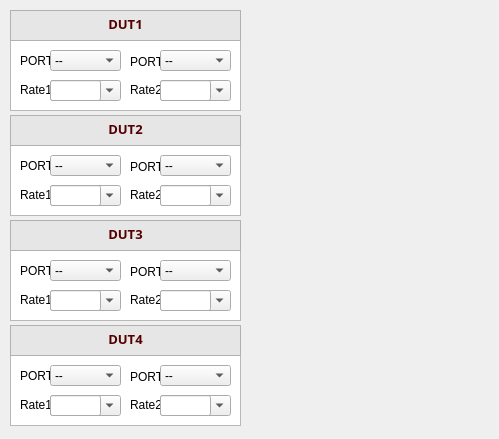
      <widget class="QWidget" name="scrollAreaWidgetContents">
       <property name="geometry">
        <rect>
         <x>0</x>
         <y>0</y>
         <width>499</width>
         <height>439</height>
        </rect>
       </property>
       <widget class="QTextBrowser" name="textBrowser_20">
        <property name="enabled">
         <bool>true</bool>
        </property>
        <property name="geometry">
         <rect>
          <x>10</x>
          <y>10</y>
          <width>231</width>
          <height>101</height>
         </rect>
        </property>
        <property name="html">
         <string>&lt;!DOCTYPE HTML PUBLIC &quot;-//W3C//DTD HTML 4.0//EN&quot; &quot;http://www.w3.org/TR/REC-html40/strict.dtd&quot;&gt;
&lt;html&gt;&lt;head&gt;&lt;meta name=&quot;qrichtext&quot; content=&quot;1&quot; /&gt;&lt;style type=&quot;text/css&quot;&gt;
p, li { white-space: pre-wrap; }
&lt;/style&gt;&lt;/head&gt;&lt;body style=&quot; font-family:'SimSun'; font-size:9pt; font-weight:400; font-style:normal;&quot;&gt;
&lt;p style=&quot;-qt-paragraph-type:empty; margin-top:0px; margin-bottom:0px; margin-left:0px; margin-right:0px; -qt-block-indent:0; text-indent:0px;&quot;&gt;&lt;br /&gt;&lt;/p&gt;&lt;/body&gt;&lt;/html&gt;</string>
        </property>
        <property name="textInteractionFlags">
         <set>Qt::TextBrowserInteraction</set>
        </property>
       </widget>
       <widget class="QTextBrowser" name="textBrowser_21">
        <property name="enabled">
         <bool>true</bool>
        </property>
        <property name="geometry">
         <rect>
          <x>10</x>
          <y>115</y>
          <width>231</width>
          <height>101</height>
         </rect>
        </property>
        <property name="html">
         <string>&lt;!DOCTYPE HTML PUBLIC &quot;-//W3C//DTD HTML 4.0//EN&quot; &quot;http://www.w3.org/TR/REC-html40/strict.dtd&quot;&gt;
&lt;html&gt;&lt;head&gt;&lt;meta name=&quot;qrichtext&quot; content=&quot;1&quot; /&gt;&lt;style type=&quot;text/css&quot;&gt;
p, li { white-space: pre-wrap; }
&lt;/style&gt;&lt;/head&gt;&lt;body style=&quot; font-family:'SimSun'; font-size:9pt; font-weight:400; font-style:normal;&quot;&gt;
&lt;p align=&quot;center&quot; style=&quot; margin-top:0px; margin-bottom:0px; margin-left:0px; margin-right:0px; -qt-block-indent:0; text-indent:0px;&quot;&gt;&lt;span style=&quot; font-family:'Arial Black'; font-size:10pt; font-weight:600;&quot;&gt;DUT2&lt;/span&gt;&lt;/p&gt;&lt;/body&gt;&lt;/html&gt;</string>
        </property>
        <property name="textInteractionFlags">
         <set>Qt::TextBrowserInteraction</set>
        </property>
       </widget>
       <widget class="QTextBrowser" name="textBrowser_22">
        <property name="enabled">
         <bool>true</bool>
        </property>
        <property name="geometry">
         <rect>
          <x>10</x>
          <y>220</y>
          <width>231</width>
          <height>101</height>
         </rect>
        </property>
        <property name="html">
         <string>&lt;!DOCTYPE HTML PUBLIC &quot;-//W3C//DTD HTML 4.0//EN&quot; &quot;http://www.w3.org/TR/REC-html40/strict.dtd&quot;&gt;
&lt;html&gt;&lt;head&gt;&lt;meta name=&quot;qrichtext&quot; content=&quot;1&quot; /&gt;&lt;style type=&quot;text/css&quot;&gt;
p, li { white-space: pre-wrap; }
&lt;/style&gt;&lt;/head&gt;&lt;body style=&quot; font-family:'SimSun'; font-size:9pt; font-weight:400; font-style:normal;&quot;&gt;
&lt;p style=&quot;-qt-paragraph-type:empty; margin-top:0px; margin-bottom:0px; margin-left:0px; margin-right:0px; -qt-block-indent:0; text-indent:0px;&quot;&gt;&lt;br /&gt;&lt;/p&gt;&lt;/body&gt;&lt;/html&gt;</string>
        </property>
        <property name="textInteractionFlags">
         <set>Qt::TextBrowserInteraction</set>
        </property>
       </widget>
       <widget class="QTextBrowser" name="textBrowser_23">
        <property name="enabled">
         <bool>true</bool>
        </property>
        <property name="geometry">
         <rect>
          <x>10</x>
          <y>325</y>
          <width>231</width>
          <height>101</height>
         </rect>
        </property>
        <property name="html">
         <string>&lt;!DOCTYPE HTML PUBLIC &quot;-//W3C//DTD HTML 4.0//EN&quot; &quot;http://www.w3.org/TR/REC-html40/strict.dtd&quot;&gt;
&lt;html&gt;&lt;head&gt;&lt;meta name=&quot;qrichtext&quot; content=&quot;1&quot; /&gt;&lt;style type=&quot;text/css&quot;&gt;
p, li { white-space: pre-wrap; }
&lt;/style&gt;&lt;/head&gt;&lt;body style=&quot; font-family:'SimSun'; font-size:9pt; font-weight:400; font-style:normal;&quot;&gt;
&lt;p style=&quot;-qt-paragraph-type:empty; margin-top:0px; margin-bottom:0px; margin-left:0px; margin-right:0px; -qt-block-indent:0; text-indent:0px;&quot;&gt;&lt;br /&gt;&lt;/p&gt;&lt;/body&gt;&lt;/html&gt;</string>
        </property>
        <property name="textInteractionFlags">
         <set>Qt::TextBrowserInteraction</set>
        </property>
       </widget>
       <widget class="QTextBrowser" name="textBrowser_24">
        <property name="enabled">
         <bool>true</bool>
        </property>
        <property name="geometry">
         <rect>
          <x>10</x>
          <y>10</y>
          <width>231</width>
          <height>31</height>
         </rect>
        </property>
        <property name="font">
         <font>
          <family>Arial Black</family>
          <weight>75</weight>
          <bold>true</bold>
         </font>
        </property>
        <property name="styleSheet">
         <string notr="true">background-color: rgb(230, 230, 230);
color: rgb(85, 0, 0);</string>
        </property>
        <property name="html">
         <string>&lt;!DOCTYPE HTML PUBLIC &quot;-//W3C//DTD HTML 4.0//EN&quot; &quot;http://www.w3.org/TR/REC-html40/strict.dtd&quot;&gt;
&lt;html&gt;&lt;head&gt;&lt;meta name=&quot;qrichtext&quot; content=&quot;1&quot; /&gt;&lt;style type=&quot;text/css&quot;&gt;
p, li { white-space: pre-wrap; }
&lt;/style&gt;&lt;/head&gt;&lt;body style=&quot; font-family:'Arial Black'; font-size:9pt; font-weight:600; font-style:normal;&quot;&gt;
&lt;p align=&quot;center&quot; style=&quot; margin-top:0px; margin-bottom:0px; margin-left:0px; margin-right:0px; -qt-block-indent:0; text-indent:0px;&quot;&gt;&lt;span style=&quot; font-size:10pt;&quot;&gt;DUT1&lt;/span&gt;&lt;/p&gt;&lt;/body&gt;&lt;/html&gt;</string>
        </property>
       </widget>
       <widget class="QTextBrowser" name="textBrowser_25">
        <property name="enabled">
         <bool>true</bool>
        </property>
        <property name="geometry">
         <rect>
          <x>10</x>
          <y>115</y>
          <width>231</width>
          <height>31</height>
         </rect>
        </property>
        <property name="font">
         <font>
          <family>Arial Black</family>
          <weight>75</weight>
          <bold>true</bold>
         </font>
        </property>
        <property name="styleSheet">
         <string notr="true">background-color: rgb(230, 230, 230);
color: rgb(85, 0, 0);</string>
        </property>
        <property name="html">
         <string>&lt;!DOCTYPE HTML PUBLIC &quot;-//W3C//DTD HTML 4.0//EN&quot; &quot;http://www.w3.org/TR/REC-html40/strict.dtd&quot;&gt;
&lt;html&gt;&lt;head&gt;&lt;meta name=&quot;qrichtext&quot; content=&quot;1&quot; /&gt;&lt;style type=&quot;text/css&quot;&gt;
p, li { white-space: pre-wrap; }
&lt;/style&gt;&lt;/head&gt;&lt;body style=&quot; font-family:'Arial Black'; font-size:9pt; font-weight:600; font-style:normal;&quot;&gt;
&lt;p align=&quot;center&quot; style=&quot; margin-top:0px; margin-bottom:0px; margin-left:0px; margin-right:0px; -qt-block-indent:0; text-indent:0px;&quot;&gt;&lt;span style=&quot; font-size:10pt;&quot;&gt;DUT2&lt;/span&gt;&lt;/p&gt;&lt;/body&gt;&lt;/html&gt;</string>
        </property>
       </widget>
       <widget class="QTextBrowser" name="textBrowser_26">
        <property name="enabled">
         <bool>true</bool>
        </property>
        <property name="geometry">
         <rect>
          <x>10</x>
          <y>220</y>
          <width>231</width>
          <height>31</height>
         </rect>
        </property>
        <property name="font">
         <font>
          <family>Arial Black</family>
          <weight>75</weight>
          <bold>true</bold>
         </font>
        </property>
        <property name="styleSheet">
         <string notr="true">background-color: rgb(230, 230, 230);
color: rgb(85, 0, 0);</string>
        </property>
        <property name="html">
         <string>&lt;!DOCTYPE HTML PUBLIC &quot;-//W3C//DTD HTML 4.0//EN&quot; &quot;http://www.w3.org/TR/REC-html40/strict.dtd&quot;&gt;
&lt;html&gt;&lt;head&gt;&lt;meta name=&quot;qrichtext&quot; content=&quot;1&quot; /&gt;&lt;style type=&quot;text/css&quot;&gt;
p, li { white-space: pre-wrap; }
&lt;/style&gt;&lt;/head&gt;&lt;body style=&quot; font-family:'Arial Black'; font-size:9pt; font-weight:600; font-style:normal;&quot;&gt;
&lt;p align=&quot;center&quot; style=&quot; margin-top:0px; margin-bottom:0px; margin-left:0px; margin-right:0px; -qt-block-indent:0; text-indent:0px;&quot;&gt;&lt;span style=&quot; font-size:10pt;&quot;&gt;DUT3&lt;/span&gt;&lt;/p&gt;&lt;/body&gt;&lt;/html&gt;</string>
        </property>
       </widget>
       <widget class="QTextBrowser" name="textBrowser_27">
        <property name="enabled">
         <bool>true</bool>
        </property>
        <property name="geometry">
         <rect>
          <x>10</x>
          <y>325</y>
          <width>231</width>
          <height>31</height>
         </rect>
        </property>
        <property name="font">
         <font>
          <family>Arial Black</family>
          <weight>75</weight>
          <bold>true</bold>
         </font>
        </property>
        <property name="styleSheet">
         <string notr="true">background-color: rgb(230, 230, 230);
color: rgb(85, 0, 0);</string>
        </property>
        <property name="html">
         <string>&lt;!DOCTYPE HTML PUBLIC &quot;-//W3C//DTD HTML 4.0//EN&quot; &quot;http://www.w3.org/TR/REC-html40/strict.dtd&quot;&gt;
&lt;html&gt;&lt;head&gt;&lt;meta name=&quot;qrichtext&quot; content=&quot;1&quot; /&gt;&lt;style type=&quot;text/css&quot;&gt;
p, li { white-space: pre-wrap; }
&lt;/style&gt;&lt;/head&gt;&lt;body style=&quot; font-family:'Arial Black'; font-size:9pt; font-weight:600; font-style:normal;&quot;&gt;
&lt;p align=&quot;center&quot; style=&quot; margin-top:0px; margin-bottom:0px; margin-left:0px; margin-right:0px; -qt-block-indent:0; text-indent:0px;&quot;&gt;&lt;span style=&quot; font-size:10pt;&quot;&gt;DUT4&lt;/span&gt;&lt;/p&gt;&lt;/body&gt;&lt;/html&gt;</string>
        </property>
       </widget>
       <widget class="QLabel" name="label_3">
        <property name="geometry">
         <rect>
          <x>20</x>
          <y>70</y>
          <width>71</width>
          <height>39</height>
         </rect>
        </property>
        <property name="sizePolicy">
         <sizepolicy hsizetype="Fixed" vsizetype="Preferred">
          <horstretch>0</horstretch>
          <verstretch>0</verstretch>
         </sizepolicy>
        </property>
        <property name="text">
         <string>Rate1</string>
        </property>
       </widget>
       <widget class="QLineEdit" name="leCOM">
        <property name="geometry">
         <rect>
          <x>50</x>
          <y>80</y>
          <width>51</width>
          <height>21</height>
         </rect>
        </property>
        <property name="maxLength">
         <number>10</number>
        </property>
       </widget>
       <widget class="QLabel" name="label_4">
        <property name="geometry">
         <rect>
          <x>20</x>
          <y>41</y>
          <width>41</width>
          <height>39</height>
         </rect>
        </property>
        <property name="sizePolicy">
         <sizepolicy hsizetype="Fixed" vsizetype="Preferred">
          <horstretch>0</horstretch>
          <verstretch>0</verstretch>
         </sizepolicy>
        </property>
        <property name="text">
         <string>PORT1</string>
        </property>
       </widget>
       <widget class="QComboBox" name="cbComIndex">
        <property name="geometry">
         <rect>
          <x>50</x>
          <y>50</y>
          <width>71</width>
          <height>21</height>
         </rect>
        </property>
        <item>
         <property name="text">
          <string>--</string>
         </property>
        </item>
       </widget>
       <widget class="QComboBox" name="cbComBaud">
        <property name="geometry">
         <rect>
          <x>50</x>
          <y>80</y>
          <width>71</width>
          <height>21</height>
         </rect>
        </property>
        <item>
         <property name="text">
          <string>9600</string>
         </property>
        </item>
        <item>
         <property name="text">
          <string>74880</string>
         </property>
        </item>
        <item>
         <property name="text">
          <string>115200</string>
         </property>
        </item>
        <item>
         <property name="text">
          <string>921600</string>
         </property>
        </item>
        <item>
         <property name="text">
          <string>custom</string>
         </property>
        </item>
       </widget>
       <widget class="QLabel" name="label_6">
        <property name="geometry">
         <rect>
          <x>130</x>
          <y>42</y>
          <width>41</width>
          <height>39</height>
         </rect>
        </property>
        <property name="sizePolicy">
         <sizepolicy hsizetype="Fixed" vsizetype="Preferred">
          <horstretch>0</horstretch>
          <verstretch>0</verstretch>
         </sizepolicy>
        </property>
        <property name="text">
         <string>PORT2</string>
        </property>
       </widget>
       <widget class="QLabel" name="label_7">
        <property name="geometry">
         <rect>
          <x>130</x>
          <y>70</y>
          <width>71</width>
          <height>39</height>
         </rect>
        </property>
        <property name="sizePolicy">
         <sizepolicy hsizetype="Fixed" vsizetype="Preferred">
          <horstretch>0</horstretch>
          <verstretch>0</verstretch>
         </sizepolicy>
        </property>
        <property name="text">
         <string>Rate2</string>
        </property>
       </widget>
       <widget class="QLineEdit" name="leCOM_2">
        <property name="geometry">
         <rect>
          <x>160</x>
          <y>80</y>
          <width>51</width>
          <height>21</height>
         </rect>
        </property>
        <property name="maxLength">
         <number>10</number>
        </property>
       </widget>
       <widget class="QComboBox" name="cbComIndex_2">
        <property name="geometry">
         <rect>
          <x>160</x>
          <y>50</y>
          <width>71</width>
          <height>21</height>
         </rect>
        </property>
        <item>
         <property name="text">
          <string>--</string>
         </property>
        </item>
       </widget>
       <widget class="QComboBox" name="cbComBaud_2">
        <property name="geometry">
         <rect>
          <x>160</x>
          <y>80</y>
          <width>71</width>
          <height>21</height>
         </rect>
        </property>
        <item>
         <property name="text">
          <string>9600</string>
         </property>
        </item>
        <item>
         <property name="text">
          <string>74880</string>
         </property>
        </item>
        <item>
         <property name="text">
          <string>115200</string>
         </property>
        </item>
        <item>
         <property name="text">
          <string>921600</string>
         </property>
        </item>
        <item>
         <property name="text">
          <string>custom</string>
         </property>
        </item>
       </widget>
       <widget class="QLabel" name="label_8">
        <property name="geometry">
         <rect>
          <x>130</x>
          <y>147</y>
          <width>41</width>
          <height>39</height>
         </rect>
        </property>
        <property name="sizePolicy">
         <sizepolicy hsizetype="Fixed" vsizetype="Preferred">
          <horstretch>0</horstretch>
          <verstretch>0</verstretch>
         </sizepolicy>
        </property>
        <property name="text">
         <string>PORT2</string>
        </property>
       </widget>
       <widget class="QComboBox" name="cbComIndex_3">
        <property name="geometry">
         <rect>
          <x>160</x>
          <y>155</y>
          <width>71</width>
          <height>21</height>
         </rect>
        </property>
        <item>
         <property name="text">
          <string>--</string>
         </property>
        </item>
       </widget>
       <widget class="QLabel" name="label_9">
        <property name="geometry">
         <rect>
          <x>20</x>
          <y>175</y>
          <width>71</width>
          <height>39</height>
         </rect>
        </property>
        <property name="sizePolicy">
         <sizepolicy hsizetype="Fixed" vsizetype="Preferred">
          <horstretch>0</horstretch>
          <verstretch>0</verstretch>
         </sizepolicy>
        </property>
        <property name="text">
         <string>Rate1</string>
        </property>
       </widget>
       <widget class="QLabel" name="label_10">
        <property name="geometry">
         <rect>
          <x>20</x>
          <y>146</y>
          <width>41</width>
          <height>39</height>
         </rect>
        </property>
        <property name="sizePolicy">
         <sizepolicy hsizetype="Fixed" vsizetype="Preferred">
          <horstretch>0</horstretch>
          <verstretch>0</verstretch>
         </sizepolicy>
        </property>
        <property name="text">
         <string>PORT1</string>
        </property>
       </widget>
       <widget class="QLineEdit" name="leCOM_3">
        <property name="geometry">
         <rect>
          <x>160</x>
          <y>185</y>
          <width>51</width>
          <height>21</height>
         </rect>
        </property>
        <property name="maxLength">
         <number>10</number>
        </property>
       </widget>
       <widget class="QLineEdit" name="leCOM_4">
        <property name="geometry">
         <rect>
          <x>50</x>
          <y>185</y>
          <width>51</width>
          <height>21</height>
         </rect>
        </property>
        <property name="maxLength">
         <number>10</number>
        </property>
       </widget>
       <widget class="QComboBox" name="cbComBaud_3">
        <property name="geometry">
         <rect>
          <x>160</x>
          <y>185</y>
          <width>71</width>
          <height>21</height>
         </rect>
        </property>
        <item>
         <property name="text">
          <string>9600</string>
         </property>
        </item>
        <item>
         <property name="text">
          <string>74880</string>
         </property>
        </item>
        <item>
         <property name="text">
          <string>115200</string>
         </property>
        </item>
        <item>
         <property name="text">
          <string>921600</string>
         </property>
        </item>
        <item>
         <property name="text">
          <string>custom</string>
         </property>
        </item>
       </widget>
       <widget class="QComboBox" name="cbComIndex_4">
        <property name="geometry">
         <rect>
          <x>50</x>
          <y>155</y>
          <width>71</width>
          <height>21</height>
         </rect>
        </property>
        <item>
         <property name="text">
          <string>--</string>
         </property>
        </item>
       </widget>
       <widget class="QComboBox" name="cbComBaud_4">
        <property name="geometry">
         <rect>
          <x>50</x>
          <y>185</y>
          <width>71</width>
          <height>21</height>
         </rect>
        </property>
        <item>
         <property name="text">
          <string>9600</string>
         </property>
        </item>
        <item>
         <property name="text">
          <string>74880</string>
         </property>
        </item>
        <item>
         <property name="text">
          <string>115200</string>
         </property>
        </item>
        <item>
         <property name="text">
          <string>921600</string>
         </property>
        </item>
        <item>
         <property name="text">
          <string>custom</string>
         </property>
        </item>
       </widget>
       <widget class="QLabel" name="label_11">
        <property name="geometry">
         <rect>
          <x>130</x>
          <y>175</y>
          <width>71</width>
          <height>39</height>
         </rect>
        </property>
        <property name="sizePolicy">
         <sizepolicy hsizetype="Fixed" vsizetype="Preferred">
          <horstretch>0</horstretch>
          <verstretch>0</verstretch>
         </sizepolicy>
        </property>
        <property name="text">
         <string>Rate2</string>
        </property>
       </widget>
       <widget class="QLabel" name="label_12">
        <property name="geometry">
         <rect>
          <x>130</x>
          <y>252</y>
          <width>41</width>
          <height>39</height>
         </rect>
        </property>
        <property name="sizePolicy">
         <sizepolicy hsizetype="Fixed" vsizetype="Preferred">
          <horstretch>0</horstretch>
          <verstretch>0</verstretch>
         </sizepolicy>
        </property>
        <property name="text">
         <string>PORT2</string>
        </property>
       </widget>
       <widget class="QComboBox" name="cbComIndex_5">
        <property name="geometry">
         <rect>
          <x>160</x>
          <y>260</y>
          <width>71</width>
          <height>21</height>
         </rect>
        </property>
        <item>
         <property name="text">
          <string>--</string>
         </property>
        </item>
       </widget>
       <widget class="QLabel" name="label_13">
        <property name="geometry">
         <rect>
          <x>20</x>
          <y>280</y>
          <width>71</width>
          <height>39</height>
         </rect>
        </property>
        <property name="sizePolicy">
         <sizepolicy hsizetype="Fixed" vsizetype="Preferred">
          <horstretch>0</horstretch>
          <verstretch>0</verstretch>
         </sizepolicy>
        </property>
        <property name="text">
         <string>Rate1</string>
        </property>
       </widget>
       <widget class="QLabel" name="label_14">
        <property name="geometry">
         <rect>
          <x>20</x>
          <y>251</y>
          <width>41</width>
          <height>39</height>
         </rect>
        </property>
        <property name="sizePolicy">
         <sizepolicy hsizetype="Fixed" vsizetype="Preferred">
          <horstretch>0</horstretch>
          <verstretch>0</verstretch>
         </sizepolicy>
        </property>
        <property name="text">
         <string>PORT1</string>
        </property>
       </widget>
       <widget class="QLineEdit" name="leCOM_5">
        <property name="geometry">
         <rect>
          <x>160</x>
          <y>290</y>
          <width>51</width>
          <height>21</height>
         </rect>
        </property>
        <property name="maxLength">
         <number>10</number>
        </property>
       </widget>
       <widget class="QLineEdit" name="leCOM_6">
        <property name="geometry">
         <rect>
          <x>50</x>
          <y>290</y>
          <width>51</width>
          <height>21</height>
         </rect>
        </property>
        <property name="maxLength">
         <number>10</number>
        </property>
       </widget>
       <widget class="QComboBox" name="cbComBaud_5">
        <property name="geometry">
         <rect>
          <x>160</x>
          <y>290</y>
          <width>71</width>
          <height>21</height>
         </rect>
        </property>
        <item>
         <property name="text">
          <string>9600</string>
         </property>
        </item>
        <item>
         <property name="text">
          <string>74880</string>
         </property>
        </item>
        <item>
         <property name="text">
          <string>115200</string>
         </property>
        </item>
        <item>
         <property name="text">
          <string>921600</string>
         </property>
        </item>
        <item>
         <property name="text">
          <string>custom</string>
         </property>
        </item>
       </widget>
       <widget class="QComboBox" name="cbComIndex_6">
        <property name="geometry">
         <rect>
          <x>50</x>
          <y>260</y>
          <width>71</width>
          <height>21</height>
         </rect>
        </property>
        <item>
         <property name="text">
          <string>--</string>
         </property>
        </item>
       </widget>
       <widget class="QComboBox" name="cbComBaud_6">
        <property name="geometry">
         <rect>
          <x>50</x>
          <y>290</y>
          <width>71</width>
          <height>21</height>
         </rect>
        </property>
        <item>
         <property name="text">
          <string>9600</string>
         </property>
        </item>
        <item>
         <property name="text">
          <string>74880</string>
         </property>
        </item>
        <item>
         <property name="text">
          <string>115200</string>
         </property>
        </item>
        <item>
         <property name="text">
          <string>921600</string>
         </property>
        </item>
        <item>
         <property name="text">
          <string>custom</string>
         </property>
        </item>
       </widget>
       <widget class="QLabel" name="label_15">
        <property name="geometry">
         <rect>
          <x>130</x>
          <y>280</y>
          <width>71</width>
          <height>39</height>
         </rect>
        </property>
        <property name="sizePolicy">
         <sizepolicy hsizetype="Fixed" vsizetype="Preferred">
          <horstretch>0</horstretch>
          <verstretch>0</verstretch>
         </sizepolicy>
        </property>
        <property name="text">
         <string>Rate2</string>
        </property>
       </widget>
       <widget class="QLabel" name="label_16">
        <property name="geometry">
         <rect>
          <x>130</x>
          <y>357</y>
          <width>41</width>
          <height>39</height>
         </rect>
        </property>
        <property name="sizePolicy">
         <sizepolicy hsizetype="Fixed" vsizetype="Preferred">
          <horstretch>0</horstretch>
          <verstretch>0</verstretch>
         </sizepolicy>
        </property>
        <property name="text">
         <string>PORT2</string>
        </property>
       </widget>
       <widget class="QComboBox" name="cbComIndex_7">
        <property name="geometry">
         <rect>
          <x>160</x>
          <y>365</y>
          <width>71</width>
          <height>21</height>
         </rect>
        </property>
        <item>
         <property name="text">
          <string>--</string>
         </property>
        </item>
       </widget>
       <widget class="QLabel" name="label_17">
        <property name="geometry">
         <rect>
          <x>20</x>
          <y>385</y>
          <width>71</width>
          <height>39</height>
         </rect>
        </property>
        <property name="sizePolicy">
         <sizepolicy hsizetype="Fixed" vsizetype="Preferred">
          <horstretch>0</horstretch>
          <verstretch>0</verstretch>
         </sizepolicy>
        </property>
        <property name="text">
         <string>Rate1</string>
        </property>
       </widget>
       <widget class="QLabel" name="label_18">
        <property name="geometry">
         <rect>
          <x>20</x>
          <y>356</y>
          <width>41</width>
          <height>39</height>
         </rect>
        </property>
        <property name="sizePolicy">
         <sizepolicy hsizetype="Fixed" vsizetype="Preferred">
          <horstretch>0</horstretch>
          <verstretch>0</verstretch>
         </sizepolicy>
        </property>
        <property name="text">
         <string>PORT1</string>
        </property>
       </widget>
       <widget class="QLineEdit" name="leCOM_7">
        <property name="geometry">
         <rect>
          <x>160</x>
          <y>395</y>
          <width>51</width>
          <height>21</height>
         </rect>
        </property>
        <property name="maxLength">
         <number>10</number>
        </property>
       </widget>
       <widget class="QLineEdit" name="leCOM_8">
        <property name="geometry">
         <rect>
          <x>50</x>
          <y>395</y>
          <width>51</width>
          <height>21</height>
         </rect>
        </property>
        <property name="maxLength">
         <number>10</number>
        </property>
       </widget>
       <widget class="QComboBox" name="cbComBaud_7">
        <property name="geometry">
         <rect>
          <x>160</x>
          <y>395</y>
          <width>71</width>
          <height>21</height>
         </rect>
        </property>
        <item>
         <property name="text">
          <string>9600</string>
         </property>
        </item>
        <item>
         <property name="text">
          <string>74880</string>
         </property>
        </item>
        <item>
         <property name="text">
          <string>115200</string>
         </property>
        </item>
        <item>
         <property name="text">
          <string>921600</string>
         </property>
        </item>
        <item>
         <property name="text">
          <string>custom</string>
         </property>
        </item>
       </widget>
       <widget class="QComboBox" name="cbComIndex_8">
        <property name="geometry">
         <rect>
          <x>50</x>
          <y>365</y>
          <width>71</width>
          <height>21</height>
         </rect>
        </property>
        <item>
         <property name="text">
          <string>--</string>
         </property>
        </item>
       </widget>
       <widget class="QComboBox" name="cbComBaud_8">
        <property name="geometry">
         <rect>
          <x>50</x>
          <y>395</y>
          <width>71</width>
          <height>21</height>
         </rect>
        </property>
        <item>
         <property name="text">
          <string>9600</string>
         </property>
        </item>
        <item>
         <property name="text">
          <string>74880</string>
         </property>
        </item>
        <item>
         <property name="text">
          <string>115200</string>
         </property>
        </item>
        <item>
         <property name="text">
          <string>921600</string>
         </property>
        </item>
        <item>
         <property name="text">
          <string>custom</string>
         </property>
        </item>
       </widget>
       <widget class="QLabel" name="label_19">
        <property name="geometry">
         <rect>
          <x>130</x>
          <y>385</y>
          <width>71</width>
          <height>39</height>
         </rect>
        </property>
        <property name="sizePolicy">
         <sizepolicy hsizetype="Fixed" vsizetype="Preferred">
          <horstretch>0</horstretch>
          <verstretch>0</verstretch>
         </sizepolicy>
        </property>
        <property name="text">
         <string>Rate2</string>
        </property>
       </widget>
       <zorder>textBrowser_20</zorder>
       <zorder>textBrowser_21</zorder>
       <zorder>textBrowser_22</zorder>
       <zorder>textBrowser_23</zorder>
       <zorder>textBrowser_24</zorder>
       <zorder>textBrowser_25</zorder>
       <zorder>textBrowser_26</zorder>
       <zorder>textBrowser_27</zorder>
       <zorder>label_3</zorder>
       <zorder>label_4</zorder>
       <zorder>cbComIndex</zorder>
       <zorder>cbComBaud</zorder>
       <zorder>leCOM</zorder>
       <zorder>label_6</zorder>
       <zorder>label_7</zorder>
       <zorder>cbComIndex_2</zorder>
       <zorder>cbComBaud_2</zorder>
       <zorder>leCOM_2</zorder>
       <zorder>label_8</zorder>
       <zorder>cbComIndex_3</zorder>
       <zorder>label_9</zorder>
       <zorder>label_10</zorder>
       <zorder>cbComBaud_3</zorder>
       <zorder>cbComIndex_4</zorder>
       <zorder>cbComBaud_4</zorder>
       <zorder>label_11</zorder>
       <zorder>label_12</zorder>
       <zorder>cbComIndex_5</zorder>
       <zorder>label_13</zorder>
       <zorder>label_14</zorder>
       <zorder>cbComBaud_5</zorder>
       <zorder>cbComIndex_6</zorder>
       <zorder>cbComBaud_6</zorder>
       <zorder>label_15</zorder>
       <zorder>label_16</zorder>
       <zorder>cbComIndex_7</zorder>
       <zorder>label_17</zorder>
       <zorder>label_18</zorder>
       <zorder>cbComBaud_7</zorder>
       <zorder>cbComIndex_8</zorder>
       <zorder>cbComBaud_8</zorder>
       <zorder>label_19</zorder>
       <zorder>leCOM_3</zorder>
       <zorder>leCOM_4</zorder>
       <zorder>leCOM_5</zorder>
       <zorder>leCOM_6</zorder>
       <zorder>leCOM_7</zorder>
       <zorder>leCOM_8</zorder>
      </widget>
